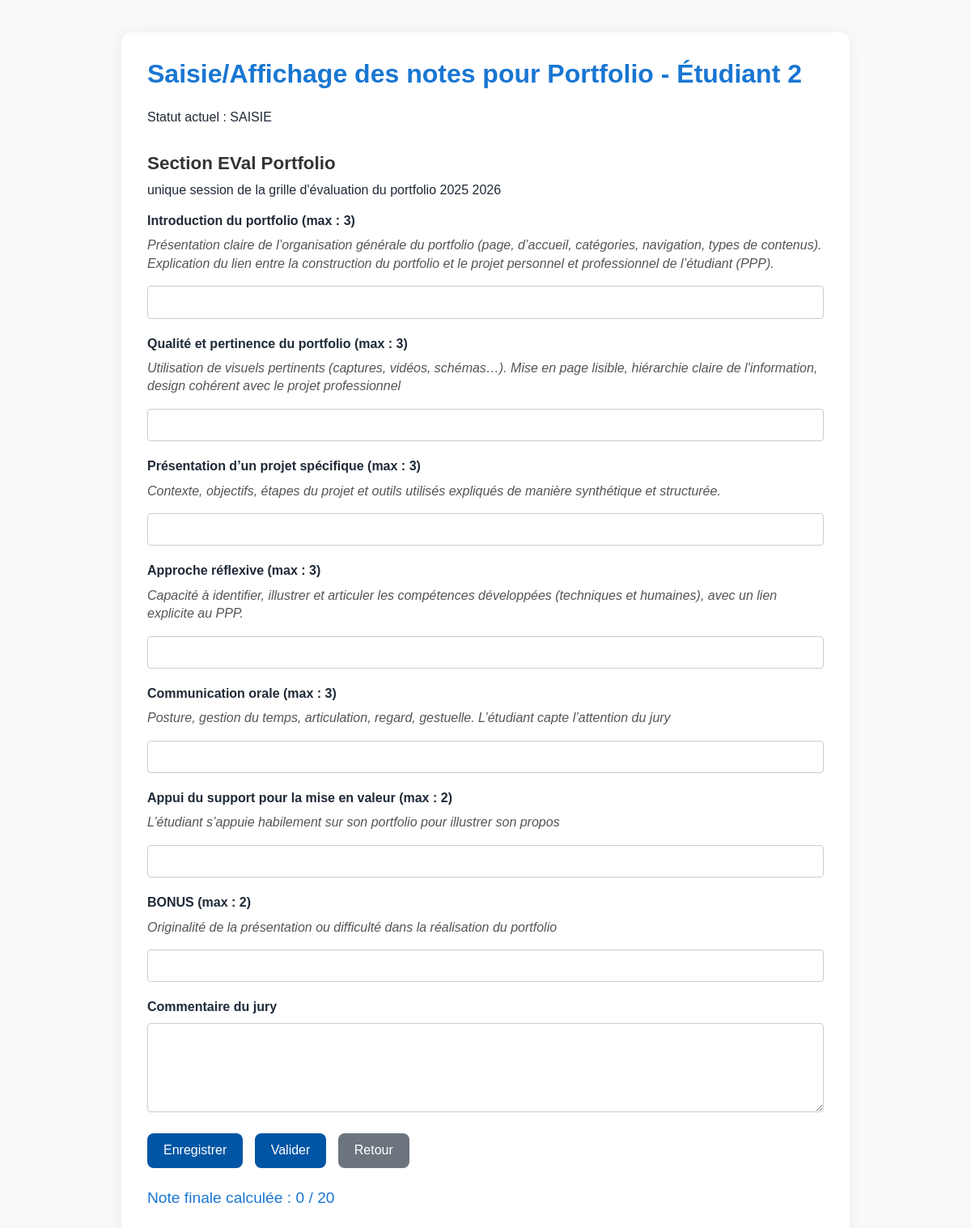
Page /soutenances/views/FrontOffice/saisir_note.php?id_etudiant=2&type_note=portfolio&isTuteur=True (signed in) on the committed database.
### tables this page shows
CREATE TABLE `evalportfolio` (
  `IdEvalPortfolio` smallint(6) NOT NULL,
  `note` float DEFAULT NULL CHECK (`note` >= 0),
  `commentaireJury` varchar(500) DEFAULT NULL,
  `anneeDebut` smallint(6) NOT NULL,
  `IdModeleEval` smallint(6) NOT NULL,
  `IdEtudiant` smallint(6) NOT NULL,
  `Statut` varchar(15) NOT NULL
);

CREATE TABLE `sectionseval` (
  `IdSection` smallint(6) NOT NULL,
  `IdModeleEval` smallint(6) NOT NULL
);

CREATE TABLE `sectioncritereeval` (
  `IdSection` smallint(6) NOT NULL,
  `titre` varchar(50) NOT NULL,
  `description` varchar(300) DEFAULT NULL
);

CREATE TABLE `sectioncontenircriteres` (
  `IdCritere` smallint(6) NOT NULL,
  `IdSection` smallint(6) NOT NULL,
  `ValeurMaxCritereEVal` float NOT NULL CHECK (`ValeurMaxCritereEVal` > 0)
);

CREATE TABLE `critereseval` (
  `IdCritere` smallint(6) NOT NULL,
  `descLongue` varchar(500) DEFAULT NULL,
  `descCourte` varchar(100) NOT NULL
);

CREATE TABLE `modelesgrilleeval` (
  `IdModeleEval` smallint(6) NOT NULL,
  `natureGrille` enum('ANGLAIS','SOUTENANCE','RAPPORT','STAGE','PORTFOLIO') NOT NULL,
  `noteMaxGrille` float DEFAULT NULL CHECK (`noteMaxGrille` > 0),
  `nomModuleGrilleEvaluation` varchar(80) NOT NULL,
  `anneeDebut` smallint(6) NOT NULL
);

### soutenances/views/FrontOffice/saisir_note.php (the view, shortened to what this page needs)
<?php
$enseignant_id = $_SESSION['user_id'];
try {
    $pdo = new PDO('mysql:host=localhost;dbname=soutenances;charset=utf8mb4', 'root', '');
    $pdo->setAttribute(PDO::ATTR_ERRMODE, PDO::ERRMODE_EXCEPTION);
} catch (Exception $e) {
    die('Erreur base de données : ' . $e->getMessage());
}
$id_etudiant = $_GET['id_etudiant'] ?? null;
$type_note = $_GET['type_note'] ?? null;
$mode = $_GET['mode'] ?? null;
$maps = [
    'portfolio' => [
        'eval_table' => 'EvalPortFolio',
        'notes_table' => 'LesCriteresNotesPortFolio',
        'nature' => 'PORTFOLIO',
        'id_field' => 'IdEvalPortfolio'
    ],
    'stage' => [
        'eval_table' => 'EvalStage',
        'notes_table' => 'LesCriteresNotesStage',
        'nature' => 'STAGE',
        'id_field' => 'IdEvalStage'
    ],
    'rapport' => [
        'eval_table' => 'EvalRapport',
        'notes_table' => 'LesCriteresNotesRapport',
        'nature' => 'RAPPORT',
        'id_field' => 'IdEvalRapport'
    ],
    'soutenance' => [
        'eval_table' => 'EvalSoutenance',
        'notes_table' => 'LesCriteresNotesSoutenance',
        'nature' => 'SOUTENANCE',
        'id_field' => 'IdEvalSoutenance'
    ],
    'anglais' => [
        'eval_table' => 'EvalAnglais',
        'notes_table' => 'LesCriteresNotesAnglais',
        'nature' => 'ANGLAIS',
        'id_field' => 'IdEvalAnglais'
    ],
];
$eval_table = $maps[$type_note]['eval_table'];
$notes_table = $maps[$type_note]['notes_table'];
$id_field = $maps[$type_note]['id_field'];
$sql_eval = "SELECT * FROM $eval_table WHERE IdEtudiant = :id_etudiant";
$stmt_eval = $pdo->prepare($sql_eval);
$stmt_eval->execute(['id_etudiant' => $id_etudiant]);
$eval = $stmt_eval->fetch(PDO::FETCH_ASSOC);
$id_eval = $eval[$id_field];
$statut = $eval['Statut'];
$anneeDebut = $eval['anneeDebut'];
$id_modele = $eval['IdModeleEval'];
$commentaire = $eval['commentaireJury'] ?? '';
$is_tuteur = false;
$is_second = false;
$is_anglais_eval = false;
$editable = false;
if ($type_note === 'anglais') {
    if ($eval['IdEnseignant'] == $enseignant_id) {
        $is_anglais_eval = true;
    }
} else {
    $sql_role = "SELECT IdEnseignantTuteur, IdSecondEnseignant FROM EvalStage WHERE IdEtudiant = :id_etudiant AND anneeDebut = :annee";
    $stmt_role = $pdo->prepare($sql_role);
    $stmt_role->execute(['id_etudiant' => $id_etudiant, 'annee' => $anneeDebut]);
    $role = $stmt_role->fetch(PDO::FETCH_ASSOC);
    if ($role) {
        if ($role['IdEnseignantTuteur'] == $enseignant_id) {
            $is_tuteur = true;
        } elseif ($role['IdSecondEnseignant'] == $enseignant_id) {
            $is_second = true;
        }
    }
}
if ($mode !== 'affichage' && !$is_second) {
    if ($type_note === 'anglais') {
        if ($is_anglais_eval && in_array($statut, ['SAISIE', 'VALIDEE']) && !in_array($statut, ['REMONTEE', 'DIFFUSEE'])) {
            $editable = true;
        }
    } else {
        if ($is_tuteur && in_array($statut, ['SAISIE', 'VALIDEE']) && !in_array($statut, ['REMONTEE', 'DIFFUSEE'])) {
            $editable = true;
        }
    }
}
$sql_sections = "
    SELECT se.IdSection, sce.titre, sce.description
    FROM SectionsEval se
    JOIN SectionCritereEval sce ON se.IdSection = sce.IdSection
    WHERE se.IdModeleEval = :id_modele
";
$stmt_sections = $pdo->prepare($sql_sections);
$stmt_sections->execute(['id_modele' => $id_modele]);
$sections = $stmt_sections->fetchAll(PDO::FETCH_ASSOC);
$criteria = [];
$sum_notes = 0;
$sum_max = 0;
foreach ($sections as $section) {
    $sql_criteria = "
        SELECT ce.IdCritere, ce.descCourte, ce.descLongue, scc.ValeurMaxCritereEVal AS max_note
        FROM SectionContenirCriteres scc
        JOIN CriteresEval ce ON scc.IdCritere = ce.IdCritere
        WHERE scc.IdSection = :id_section
    ";
    $stmt_criteria = $pdo->prepare($sql_criteria);
    $stmt_criteria->execute(['id_section' => $section['IdSection']]);
    $crits = $stmt_criteria->fetchAll(PDO::FETCH_ASSOC);
    $section_criteria = [];
    foreach ($crits as $crit) {
        $sql_note = "SELECT noteCritere FROM $notes_table WHERE IdCritere = :id_crit AND $id_field = :id_eval";
        $stmt_note = $pdo->prepare($sql_note);
        $stmt_note->execute(['id_crit' => $crit['IdCritere'], 'id_eval' => $id_eval]);
        $note = $stmt_note->fetchColumn();
        $crit['note'] = $note !== false ? $note : '';
        $crit['auto'] = false;
        $crit['readonly'] = false;
        $sum_max += (float)$crit['max_note'];
        $section_criteria[] = $crit;
    }
    $criteria[$section['IdSection']] = [
        'titre' => $section['titre'],
        'description' => $section['description'],
        'crits' => $section_criteria
    ];
}
$sql_max_grille = "SELECT noteMaxGrille FROM ModelesGrilleEval WHERE IdModeleEval = :id_modele";
$stmt_max_grille = $pdo->prepare($sql_max_grille);
$stmt_max_grille->execute(['id_modele' => $id_modele]);
$note_max_grille = $stmt_max_grille->fetchColumn() ?? 20;
$note_finale = ($sum_max > 0) ? round(($sum_notes / $sum_max) * $note_max_grille, 2) : 0;
?>
<!DOCTYPE html>
<html lang="fr">
<head>
    <link href="https://cdn.jsdelivr.net/npm/bootstrap@5.1.3/dist/css/bootstrap.min.css" rel="stylesheet">
    <link href="../../assets/style/style.css" rel="stylesheet">
    <link href="https://cdnjs.cloudflare.com/ajax/libs/font-awesome/6.0.0/css/all.min.css" rel="stylesheet">
</head>
<body>
    <div class="container">
        <h1>Saisie/Affichage des notes pour <?= ucfirst($type_note) ?> - Étudiant <?= $id_etudiant ?></h1>
        <p>Statut actuel : <?= htmlspecialchars($statut) ?></p>
        <form method="POST">
            <?php foreach ($criteria as $sec): ?>
                <h2><?= htmlspecialchars($sec['titre']) ?></h2>
                <p><?= htmlspecialchars($sec['description'] ?? '') ?></p>
                <?php foreach ($sec['crits'] as $crit): ?>
                    <div class="form-group">
                        <label><?= htmlspecialchars($crit['descCourte']) ?> (max : <?= $crit['max_note'] ?>)</label>
                        <p class="readonly"><?= htmlspecialchars($crit['descLongue'] ?? '') ?></p>
                        <?php if ($editable && !$crit['readonly']): ?>
                            <input type="number" step="0.5" min="0" max="<?= $crit['max_note'] ?>" name="note_<?= $crit['IdCritere'] ?>" value="<?= htmlspecialchars($crit['note']) ?>">
                        <?php else: ?>
                            <p class="readonly">Note : <?= htmlspecialchars($crit['note'] !== '' ? $crit['note'] : 'Non saisie') ?> <?= $crit['auto'] ? '(auto-rempli)' : '' ?></p>
                        <?php endif; ?>
                    </div>
                <?php endforeach; ?>
            <?php endforeach; ?>
            <div class="form-group">
                <label>Commentaire du jury</label>
                <?php if ($editable): ?>
                    <textarea name="commentaire"><?= htmlspecialchars($commentaire) ?></textarea>
                <?php else: ?>
                    <p class="readonly"><?= htmlspecialchars($commentaire ?: 'Aucun commentaire') ?></p>
                <?php endif; ?>
            </div>
            <?php if ($editable): ?>
                <button type="submit">Enregistrer</button>
                <button type="submit" name="valider" value="1">Valider</button>
            <?php endif; ?>
            <a href="../../index.php?action=Evaluation"><button type="button" class="retour-btn">Retour</button></a>
        </form>
        <p class="note-finale">Note finale calculée : <?= $note_finale ?> / <?= $note_max_grille ?></p>
    </div>
</body>
</html>

### soutenances/assets/style/style.css (style rules this page uses)
:root { --uca-blue:#0055a4; --uca-light-blue:#e6f0fa; --uca-dark-blue:#003366; --uca-bg:#f8f9fa; --uca-text:#1f2a37; --card-shadow:0 2px 10px rgba(0,0,0,.08); --uca-field-width: 720px; }
html,body { height:100%; }
body { background:var(--uca-bg); color:var(--uca-text); font-family:'Segoe UI', Tahoma, Geneva, Verdana, sans-serif; line-height:1.4; }
label { font-weight:500; }
h1, h2, h3 { color: var(--uca-blue); font-weight: 600; }
a { color: var(--uca-blue); text-decoration: none; }
label { display:block; margin:.5rem 0 .35rem; font-weight:600; color:var(--uca-text); }
input[type="text"], input[type="email"], input[type="password"], input[type="number"], input[type="date"], input[type="time"], input[type="datetime-local"], select, textarea { width:100%; padding:.6rem .75rem; border:1px solid #d0d7e2; border-radius:8px; background:#fff; transition:border-color .15s ease, box-shadow .15s ease; }
textarea { min-height:110px; resize:vertical; }
button, input[type="submit"], .btn-primary-uca { background:var(--uca-blue); color:#fff; border:none; border-radius:8px; padding:.6rem 1rem; font-weight:400; cursor:pointer; transition:background .2s ease, transform .05s ease; }

### soutenances/views/FrontOffice/saisir_note.php (style rules this page uses)
body { font-family: Arial, sans-serif; margin: 0; background: #f7f9fa; }
.container { max-width: 900px; margin: 40px auto; background: #fff; border-radius: 12px; box-shadow: 0 2px 16px rgba(0,0,0,0.07); padding: 32px; }
h1 { color: #1976d2; font-size: 2rem; margin-bottom: 24px; }
h2 { color: #333; font-size: 1.4rem; margin-top: 32px; }
.form-group { margin-bottom: 20px; }
label { font-weight: bold; display: block; margin-bottom: 8px; }
input[type="number"], textarea { width: 100%; padding: 8px; border: 1px solid #ccc; border-radius: 4px; }
textarea { height: 100px; }
.note-finale { font-size: 1.2rem; color: #1976d2; margin-top: 24px; }
button { padding: 10px 20px; background-color: var(--uca-blue); color: white; border: none; border-radius: 8px; cursor: pointer; margin-right: 10px; }
.readonly { color: #555; font-style: italic; }
.retour-btn { background-color: #6c757d; }

### rows in the picture
evalportfolio: Statut "SAISIE"
sectionseval: IdSection.titre "Section EVal Portfolio", IdSection.description "unique session de la grille d'évaluation du portfolio 2025 2026"
sectioncontenircriteres: IdCritere.descCourte "Introduction du portfolio", ValeurMaxCritereEVal "3", IdCritere.descLongue "Présentation claire de l’organisation générale du portfolio (page, d’accueil, catégories, navigation, types de contenus). Explication du lien entre la construction du portfolio et le projet personnel et professionnel de l’étudiant (PPP)."
sectioncontenircriteres: IdCritere.descCourte "Qualité et pertinence du portfolio", ValeurMaxCritereEVal "3", IdCritere.descLongue "Utilisation de visuels pertinents (captures, vidéos, schémas…). Mise en page lisible, hiérarchie claire de l'information, design cohérent avec le projet professionnel"
sectioncontenircriteres: IdCritere.descCourte "Présentation d’un projet spécifique", ValeurMaxCritereEVal "3", IdCritere.descLongue "Contexte, objectifs, étapes du projet et outils utilisés expliqués de manière synthétique et structurée."
sectioncontenircriteres: IdCritere.descCourte "Approche réflexive", ValeurMaxCritereEVal "3", IdCritere.descLongue "Capacité à identifier, illustrer et articuler les compétences développées (techniques et humaines), avec un lien explicite au PPP."
sectioncontenircriteres: IdCritere.descCourte "Communication orale", ValeurMaxCritereEVal "3", IdCritere.descLongue "Posture, gestion du temps, articulation, regard, gestuelle. L’étudiant capte l’attention du jury"
sectioncontenircriteres: IdCritere.descCourte "Appui du support pour la mise en valeur", ValeurMaxCritereEVal "2", IdCritere.descLongue "L’étudiant s’appuie habilement sur son portfolio pour illustrer son propos"
sectioncontenircriteres: IdCritere.descCourte "BONUS", ValeurMaxCritereEVal "2", IdCritere.descLongue "Originalité de la présentation ou difficulté dans la réalisation du portfolio"
modelesgrilleeval: noteMaxGrille "0", noteMaxGrille "20"

### other values in the picture
$type_note "Portfolio"
$id_etudiant "2"
